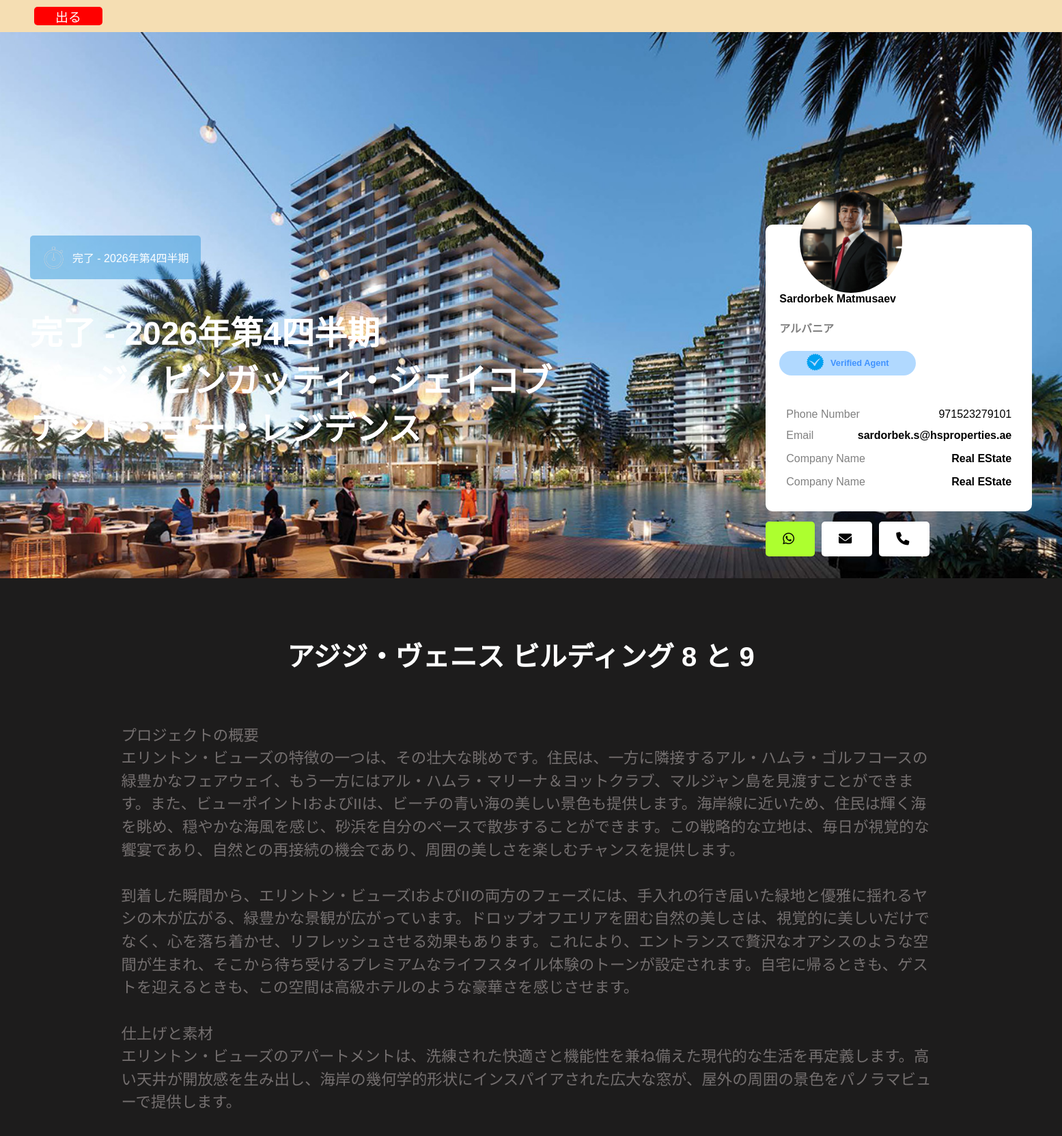
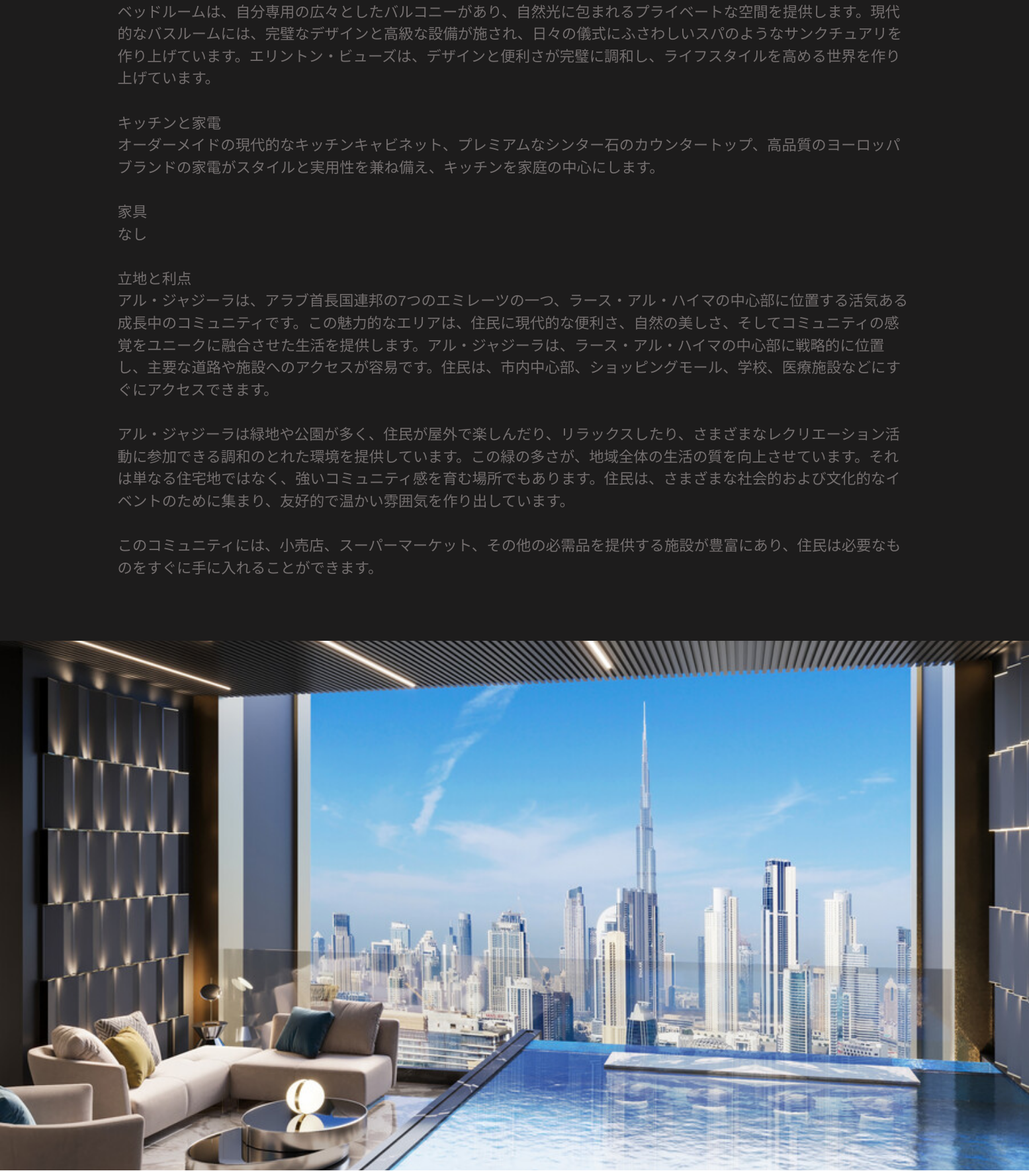
Screenshot of /ja/detail/2/ (upper part) with the database file from the repository (2 pictures, top to bottom).
### main/models.py (models this page shows, shortened)
class Department(models.Model):
    title = models.CharField(max_length=90)
    text = models.TextField()
    img = models.ImageField(upload_to='media/')
    mainimg = models.ImageField(upload_to='media/')
    icon = models.ImageField(upload_to='media/')
    room = models.ManyToManyField(Rooms)
    room_luxury = models.ManyToManyField(Room_luxury)
    service = models.ManyToManyField(Service)
    person = models.ForeignKey(Person,on_delete=models.CASCADE)
    images = models.ManyToManyField(DetailImage)
    textmain = models.TextField()
    texttitle =models.CharField(max_length=200)

class Person(models.Model):
    name = models.CharField(max_length=120)
    staff = models.CharField(max_length=90)
    phone = models.CharField(max_length=20)
    email = models.EmailField()
    company = models.CharField(max_length=90)
    img = models.ImageField(upload_to='media/')
    verified = models.ImageField(upload_to="media/")

class DetailImage(models.Model):
    img = models.ImageField(upload_to = "media/")

### main/views.py (the view)
# urls.py: path('detail/<pk>/', DepartmentDetail.as_view(), name='musician_details'),
class DepartmentDetail(DetailView):
    model = Department
    template_name = 'detail.html'
    context_object_name = 'department'
    def get_context_data(self, **kwargs):
        context = super().get_context_data(**kwargs)
        context['person'] = self.object.person
        context['room'] = self.object.room.all()
        context['room_luxury'] = self.object.room_luxury.all()
        context['service'] = self.object.service.all()
        context['images'] = self.object.images.all()[:2]
        context['images1'] = self.object.images.all()[2:4]
        context['img'] = self.object.images.all()[4]
        context['img2'] = self.object.images.all()[5]
        context['back'] = self.object.images.all()[3]
        return context

### templates/detail.html (shortened to what this page needs)
{% load static%}
<!DOCTYPE html>
<html lang="uz">
<head>
    <link rel="stylesheet" href="{% static 'pdfcss/pdf6.css' %}">
    <link rel="stylesheet" href="https://cdnjs.cloudflare.com/ajax/libs/font-awesome/6.0.0-beta3/css/all.min.css">
</head>
<body bgcolor="white">
    <header class="header">
        <a href="/project/">出る</a>
    </header>
    <section class="hero" style="display: flex;
    align-items: center;
    justify-content: center;
    height: 100vh;
    background-image: url('{{department.mainimg.url}}');
    background-size: cover;
    background-position: center;
    color: white;
    gap: 300px">
        <div class="col-1" style="margin-top: 150px;">
            <div class="completion-info">
                <img src="{{department.icon.url}}" width="35" height="35" alt="Timer Icon">
                <h1>{{department.title}}</h1>
            </div>
            <h2 style="font-size: 3rem; color: white;">{{department.title}} <br>{{department.text}}</h2>
        </div>
        <div class="col-2">
            <div class="card">
                <div class="card-image">
                    <img src="{{person.img.url}}" alt="Card Image" height="150px">
                </div>
                <div class="card-content">
                    <h4>{{person.name}}</h4>
                    <h4 style="color: gray;">{{person.staff}}</h4>
                </div>
                <div class="completion-info2">
                    <img src="{{person.verified.url}}" width="25" height="25" alt="Timer Icon">
                    <h1 style="color: rgb(63, 146, 255);">Verified Agent</h1>
                </div>
                <br>
                <div class="t3">
                    <div class="t1">
                        <h2 style="color: grey;">Phone Number</h2>
                        <h2 style="color: black;">{{person.phone}}</h2>
                    </div>
                    <div class="t1">
                        <h2 style="color: grey;">Email</h2>
                        <h2><a href="#" style="color: black;">{{person.email}}</a></h2>
                    </div>
                    <div class="t1">
                        <h2 style="color: grey;">Company Name</h2>
                        <h2><a href="#" style="color: black;">{{person.company}}</a></h2>
                    </div>
                    <div class="t1">
                        <h2 style="color: grey;">Company Name</h2>
                        <h2><a href="#" style="color: black;">{{person.company}}</a></h2>
                    </div>
                </div>
            </div>
            <div class="contact-buttons99">
                <button class="whatsapp99" style="background-color: greenyellow; padding: 15px 25px;">
                    <a href="#" style="color: black;"><i class="fab fa-whatsapp"></i> {{PdfHome2.ikonka_nomi2}}</a>
                </button>
                <button class="email99" style="background-color: white;  padding: 15px 25px;">
                    <a href="#" style="color: black;"><i class="fas fa-envelope"></i> {{PdfHome2.ikonka_nomi3}}</a>
                </button>
                <button class="call99" style="background-color: white;  padding: 15px 25px;">
                    <a href="#" style="color: black;"><i class="fas fa-phone"></i></a>
                </button>
            </div>
        </div>
    </section>
    <main style="background-color: #1d1c1c;">
        <section class="matnlar">
            <div class="container">
                <h1>{{department.texttitle}}</h1>
                <br>
                <p>{{department.textmain|linebreaksbr|safe }}</p>
            </div>
        </section>
    </main>
    <section style="display: flex;
    align-items: center;
    justify-content: center;
    height: 100vh;
    background-image: url('{{back.img.url}}');
    background-size: cover;
    background-position: center;
   ">
    </section>
</body>
</html>

### static/pdfcss/pdf6.css (style rules this page uses)
body, html { margin: 0; padding: 0; height: 100%; font-family: Arial, sans-serif; }
.col-1 { max-width: 50%; }
.col-1 h1 { font-size: 2.5em; }
.col-1 h2, .col-1 h3 { font-size: 1.5em; }
.col-2 { max-width: 30%; position: relative; margin-top: 250px; }
.card { background-color: white; padding: 20px; border-radius: 10px; width: 350px; height: 380px; }
.card-image { position: absolute; top: -50px; left: 50px; width: 100px; height: 50px; }
.card-image img { width: 150%; position: relative; border-radius: 300px; }
.card-content { margin-top: 80px; }
h4 { color: black; }
.completion-info { display: flex; align-items: center; justify-content: center; width: 250px; border-radius: 5px; background-color: rgba(52, 152, 219, 0.5); background-size: cover; background-position: center; }
.completion-info img { margin-right: 10px; }
.completion-info > h1 { font-size: 1rem; color: white; margin-top: 20px; font-weight: 400; }
.completion-info2 { display: flex; align-items: center; justify-content: center; width: 200px; height: 36px; background-color: #b1d9ff; border-radius: 25px; }
.completion-info2 > img { margin-right: 10px; margin-bottom: 3px; }
.completion-info2 > h1 { font-size: .8rem; color: white; margin-bottom: 10px; }
.matnlar { padding: 50px 20px; border-radius: 10px; max-width: 1200px; margin: auto; }
h1 { font-size: 2.5em; margin-bottom: 20px; color: white; }
.matnlar > div { display: flex; flex-wrap: wrap; justify-content: center; gap: 30px; margin-bottom: 20px; }
p { font-size: 1.4rem; line-height: 1.5; color: #746f6f; text-align: left; }
.t3 { margin-top: 20px; padding: 10px; border-radius: 8px; }
.t1 { display: flex; justify-content: space-between; align-items: center; margin-bottom: 10px; }
.t1 h2 { font-size: 1rem; font-weight: 500; margin: 0; }
.t1 h2:first-child { color: grey; }
.t1 a { text-decoration: none; color: black; font-weight: 600; line-height: 1.5; transition: color 0.3s; }
.header { display: flex; justify-content: flex-start; align-items: center; padding: 10px 50px; background-color: wheat; }
.header a { text-decoration: none; color: white; font-size: 19px; background-color: red; width: 100px; text-align: center; border-radius: 5px; }

### templates/detail.html (style rules this page uses)
.contact-buttons99 { display: flex; gap: 10px; margin-top: 15px; }
.contact-buttons99 button { background-color: black; color: white; border: none; padding: 10px 20px; font-size: 16px; cursor: pointer; border-radius: 5px; display: flex; align-items: center; }
.contact-buttons99 button i { margin-right: 5px; font-size: 1.2rem; }
.contact-buttons99 button a { color: white; text-decoration: none; list-style: none; }

### rows the page displays
Department: mainimg (picture), icon (picture), title "完了 - 2026年第4四半期", text "バージ・ビンガッティ・ジェイコブ アンド・コー・レジデンス", texttitle "アジジ・ヴェニス ビルディング 8 と 9", textmain "プロジェクトの概要 エリントン・ビューズの特徴の一つは、その壮大な眺めです。住民は、一方に隣接するアル・ハムラ・ゴルフコースの緑豊かなフェアウェイ、もう一方にはアル・ハムラ・マリーナ＆ヨットクラブ、マルジャン島を見渡すことができます。また、ビューポイントIおよびIIは、ビーチの青い海の美しい景色も提供します。海岸線に近いため、住民は輝く海を眺め、穏やかな海風を感じ、砂浜を自分のペースで散歩することができます。この戦略的な立地は、毎日が視覚的な饗宴であり、自然との再接続の機会であり、周囲の美しさを楽しむチャンスを提供します。 到着した瞬間から、エリントン・ビューズIおよびIIの両方のフェーズには、手入れの行き届いた緑地と優雅に揺れるヤシの木が広がる、緑豊かな景観が広がっています。ドロップオフエリアを囲む自然の美しさは、視覚的に美しいだけでなく、心を落ち着かせ、リフレッシュさせる効果もあります。これにより、エントランスで贅沢なオアシスのような空間が生まれ、そこから待ち受けるプレミアムなライフスタイル体験のトーンが設定されます。自宅に帰るときも、ゲストを迎えるときも、この空間は高級ホテルのような豪華さを感じさせます。 仕上げと素材 エリントン・ビューズのアパートメントは、洗練された快適さと機能性を兼ね備えた現代的な生活を再定義します。高い天井が開放感を生み出し、海岸の幾何学的形状にインスパイアされた広大な窓が、屋外の周囲の景色をパノラマビューで提供します。…"
Person: img (picture), name "Sardorbek Matmusaev", staff "アルバニア", verified (picture), phone "971523279101", email "sardorbek.s@hsproperties.ae", company "Real EState"
DetailImage: img (picture)
